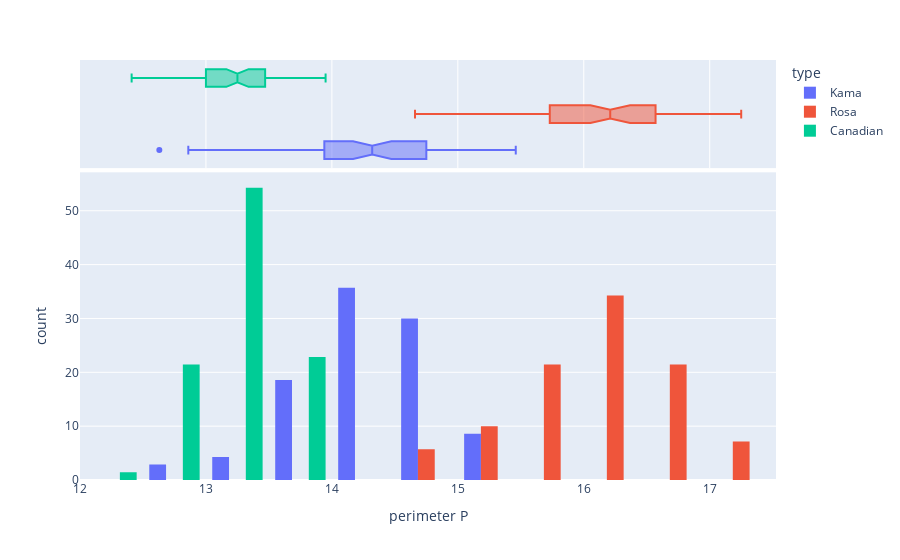

The code cell stored with this chart in its notebook:
### Markdown cell above
## Explorative Datenanalyse (EDA)

### Code cell
# Setzen Sie in untenstehendem Code als Variable ('x') den Umfang ('Perimeter P') ein, und als Farbe ('color') die Weizensort ('type')
px.histogram(data,
                   x="perimeter P",
                   color="type", # einzelne Histogramme für jede Weinsorte
                   nbins=20, # Anzahl Balken ('bins')
                   barmode='group', # gruppiere die Balken für die 3 Weinsorten, nicht überlagern
                   marginal='box', # Boxplot über das Histogram
                   histnorm='percent') # normieren Histogramm auf 100%, nicht auf die Anzahl der Beobachtung

### Figure 1 — Plotly figure (JSON) as saved in the notebook; plotly's stock layout.template omitted (floating-point values rounded to 4 significant figures)
{"data": [{"alignmentgroup": "True", "bingroup": "x", "histnorm": "percent", "hovertemplate": "type=Kama<br>perimeter P=%{x}<br>count=%{y}<extra></extra>", "legendgroup": "Kama", "marker": {"color": "#636efa"}, "name": "Kama", "nbinsx": 20, "offsetgroup": "Kama", "orientation": "v", "showlegend": true, "type": "histogram", "x": [14.84, 14.57, 14.09, 13.94, 14.99, 14.21, 14.49, 14.1, 15.46, 15.25, 14.85, 14.16, 14.02, 14.06, 14.05, 14.28, 13.83, 14.75, 14.21, 13.57, 14.4, 14.26, 14.9, 13.23, 14.76, 15.16, 13.76, 13.67, 14.18, 14.02, 13.82, 14.94, 14.41, 14.17, 14.68, 15, 15.27, 15.38, 14.52, 14.17, 13.85, 13.85, 13.55, 14.86, 14.54, 14.04, 14.76, 14.56, 14.52, 14.67, 14.4, 14.91, 14.61, 14.28, 14.6, 14.77, 14.35, 14.43, 14.77, 13.47, 12.86, 12.63, 13.19, 13.84, 13.57, 13.5, 14.37, 14.29, 14.39, 13.75], "xaxis": "x", "yaxis": "y"}, {"alignmentgroup": "True", "hovertemplate": "type=Kama<br>perimeter P=%{x}<extra></extra>", "legendgroup": "Kama", "marker": {"color": "#636efa"}, "name": "Kama", "notched": true, "offsetgroup": "Kama", "showlegend": false, "type": "box", "x": [14.84, 14.57, 14.09, 13.94, 14.99, 14.21, 14.49, 14.1, 15.46, 15.25, 14.85, 14.16, 14.02, 14.06, 14.05, 14.28, 13.83, 14.75, 14.21, 13.57, 14.4, 14.26, 14.9, 13.23, 14.76, 15.16, 13.76, 13.67, 14.18, 14.02, 13.82, 14.94, 14.41, 14.17, 14.68, 15, 15.27, 15.38, 14.52, 14.17, 13.85, 13.85, 13.55, 14.86, 14.54, 14.04, 14.76, 14.56, 14.52, 14.67, 14.4, 14.91, 14.61, 14.28, 14.6, 14.77, 14.35, 14.43, 14.77, 13.47, 12.86, 12.63, 13.19, 13.84, 13.57, 13.5, 14.37, 14.29, 14.39, 13.75], "xaxis": "x2", "yaxis": "y2"}, {"alignmentgroup": "True", "bingroup": "x", "histnorm": "percent", "hovertemplate": "type=Rosa<br>perimeter P=%{x}<br>count=%{y}<extra></extra>", "legendgroup": "Rosa", "marker": {"color": "#EF553B"}, "name": "Rosa", "nbinsx": 20, "offsetgroup": "Rosa", "orientation": "v", "showlegend": true, "type": "histogram", "x": [15.98, 15.67, 15.73, 16.26, 15.51, 15.62, 15.91, 17.23, 16.49, 15.55, 15.34, 16.19, 16.89, 16.74, 16.71, 16.09, 16.26, 16.66, 17.21, 17.05, 16.99, 16.2, 16.29, 16.05, 16.52, 15.65, 16.59, 16.57, 16.26, 16.34, 15.25, 15.86, 16.5, 16.63, 16.42, 16.29, 16.17, 15.86, 16.92, 16.22, 16.12, 16.72, 16.31, 16.61, 17.25, 16.45, 16.2, 16.45, 16.23, 16.9, 16.91, 16.12, 15.38, 15.97, 14.89, 16.18, 16.41, 15.85, 17.03, 15.66, 15.89, 16.32, 14.9, 15.33, 14.89, 14.66, 15.76, 15.15, 15.11, 15.18], "xaxis": "x", "yaxis": "y"}, {"alignmentgroup": "True", "hovertemplate": "type=Rosa<br>perimeter P=%{x}<extra></extra>", "legendgroup": "Rosa", "marker": {"color": "#EF553B"}, "name": "Rosa", "notched": true, "offsetgroup": "Rosa", "showlegend": false, "type": "box", "x": [15.98, 15.67, 15.73, 16.26, 15.51, 15.62, 15.91, 17.23, 16.49, 15.55, 15.34, 16.19, 16.89, 16.74, 16.71, 16.09, 16.26, 16.66, 17.21, 17.05, 16.99, 16.2, 16.29, 16.05, 16.52, 15.65, 16.59, 16.57, 16.26, 16.34, 15.25, 15.86, 16.5, 16.63, 16.42, 16.29, 16.17, 15.86, 16.92, 16.22, 16.12, 16.72, 16.31, 16.61, 17.25, 16.45, 16.2, 16.45, 16.23, 16.9, 16.91, 16.12, 15.38, 15.97, 14.89, 16.18, 16.41, 15.85, 17.03, 15.66, 15.89, 16.32, 14.9, 15.33, 14.89, 14.66, 15.76, 15.15, 15.11, 15.18], "xaxis": "x2", "yaxis": "y2"}, {"alignmentgroup": "True", "bingroup": "x", "histnorm": "percent", "hovertemplate": "type=Canadian<br>perimeter P=%{x}<br>count=%{y}<extra></extra>", "legendgroup": "Canadian", "marker": {"color": "#00cc96"}, "name": "Canadian", "nbinsx": 20, "offsetgroup": "Canadian", "orientation": "v", "showlegend": true, "type": "histogram", "x": [13.92, 13.94, 13.95, 13.32, 13.4, 13.13, 13.13, 13.46, 13.71, 12.93, 13.23, 13.52, 13.6, 13.04, 13.05, 13.05, 12.87, 13.73, 13.52, 13.22, 13.67, 13.33, 13.41, 13.57, 12.79, 13.15, 13.59, 13.45, 13.12, 13, 13, 13.1, 12.97, 13.08, 12.96, 12.57, 13.01, 12.73, 13.05, 13.47, 12.95, 13.41, 13.36, 13.07, 13.77, 13.31, 13.45, 12.8, 12.82, 12.41, 12.8, 12.86, 13.02, 12.83, 13.27, 13.47, 13.53, 13.78, 13.67, 13.38, 13.44, 13.32, 12.72, 13.41, 13.47, 13.2, 12.88, 13.66, 13.21, 13.34], "xaxis": "x", "yaxis": "y"}, {"alignmentgroup": "True", "hovertemplate": "type=Canadian<br>perimeter P=%{x}<extra></extra>", "legendgroup": "Canadian", "marker": {"color": "#00cc96"}, "name": "Canadian", "notched": true, "offsetgroup": "Canadian", "showlegend": false, "type": "box", "x": [13.92, 13.94, 13.95, 13.32, 13.4, 13.13, 13.13, 13.46, 13.71, 12.93, 13.23, 13.52, 13.6, 13.04, 13.05, 13.05, 12.87, 13.73, 13.52, 13.22, 13.67, 13.33, 13.41, 13.57, 12.79, 13.15, 13.59, 13.45, 13.12, 13, 13, 13.1, 12.97, 13.08, 12.96, 12.57, 13.01, 12.73, 13.05, 13.47, 12.95, 13.41, 13.36, 13.07, 13.77, 13.31, 13.45, 12.8, 12.82, 12.41, 12.8, 12.86, 13.02, 12.83, 13.27, 13.47, 13.53, 13.78, 13.67, 13.38, 13.44, 13.32, 12.72, 13.41, 13.47, 13.2, 12.88, 13.66, 13.21, 13.34], "xaxis": "x2", "yaxis": "y2"}], "layout": {"barmode": "group", "legend": {"title": {"text": "type"}, "tracegroupgap": 0}, "margin": {"t": 60}, "xaxis": {"anchor": "y", "domain": [0, 1], "title": {"text": "perimeter P"}}, "xaxis2": {"anchor": "y2", "domain": [0, 1], "matches": "x", "showgrid": true, "showticklabels": false}, "yaxis": {"anchor": "x", "domain": [0, 0.7326], "title": {"text": "count"}}, "yaxis2": {"anchor": "x2", "domain": [0.7426, 1], "matches": "y2", "showgrid": false, "showline": false, "showticklabels": false, "ticks": ""}}}
